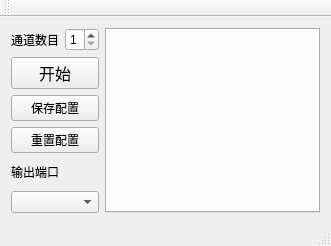
<?xml version="1.0" encoding="UTF-8"?>
<ui version="4.0">
 <class>MainWindow</class>
 <widget class="QMainWindow" name="MainWindow">
  <property name="geometry">
   <rect>
    <x>0</x>
    <y>0</y>
    <width>331</width>
    <height>246</height>
   </rect>
  </property>
  <property name="windowTitle">
   <string>MainWindow</string>
  </property>
  <widget class="QWidget" name="centralWidget">
   <layout class="QGridLayout" name="gridLayout">
    <item row="0" column="0">
     <layout class="QVBoxLayout" name="verticalLayout_2">
      <item>
       <layout class="QHBoxLayout" name="horizontalLayout">
        <item>
         <widget class="QLabel" name="label">
          <property name="text">
           <string>通道数目</string>
          </property>
         </widget>
        </item>
        <item>
         <widget class="QSpinBox" name="countChnSpinBox">
          <property name="minimum">
           <number>1</number>
          </property>
          <property name="maximum">
           <number>8</number>
          </property>
          <property name="value">
           <number>1</number>
          </property>
         </widget>
        </item>
       </layout>
      </item>
      <item>
       <widget class="QPushButton" name="startButton">
        <property name="font">
         <font>
          <pointsize>12</pointsize>
         </font>
        </property>
        <property name="text">
         <string>开始</string>
        </property>
       </widget>
      </item>
      <item>
       <widget class="QPushButton" name="saveCfgButton">
        <property name="text">
         <string>保存配置</string>
        </property>
       </widget>
      </item>
      <item>
       <widget class="QPushButton" name="resetConfigButton">
        <property name="text">
         <string>重置配置</string>
        </property>
       </widget>
      </item>
      <item>
       <layout class="QVBoxLayout" name="verticalLayout">
        <item>
         <widget class="QLabel" name="label_2">
          <property name="text">
           <string>输出端口</string>
          </property>
         </widget>
        </item>
        <item>
         <widget class="QComboBox" name="outPutPortComboBox"/>
        </item>
       </layout>
      </item>
     </layout>
    </item>
    <item row="0" column="1">
     <widget class="QTabWidget" name="channelTab">
      <property name="layoutDirection">
       <enum>Qt::LeftToRight</enum>
      </property>
      <property name="autoFillBackground">
       <bool>false</bool>
      </property>
      <property name="tabShape">
       <enum>QTabWidget::Rounded</enum>
      </property>
      <property name="currentIndex">
       <number>-1</number>
      </property>
      <property name="elideMode">
       <enum>Qt::ElideNone</enum>
      </property>
      <property name="usesScrollButtons">
       <bool>true</bool>
      </property>
      <property name="documentMode">
       <bool>false</bool>
      </property>
      <property name="tabsClosable">
       <bool>false</bool>
      </property>
     </widget>
    </item>
   </layout>
  </widget>
  <widget class="QMenuBar" name="menuBar">
   <property name="geometry">
    <rect>
     <x>0</x>
     <y>0</y>
     <width>331</width>
     <height>23</height>
    </rect>
   </property>
  </widget>
  <widget class="QToolBar" name="mainToolBar">
   <attribute name="toolBarArea">
    <enum>TopToolBarArea</enum>
   </attribute>
   <attribute name="toolBarBreak">
    <bool>false</bool>
   </attribute>
  </widget>
  <widget class="QStatusBar" name="statusBar"/>
 </widget>
 <layoutdefault spacing="6" margin="11"/>
 <resources/>
 <connections/>
</ui>
